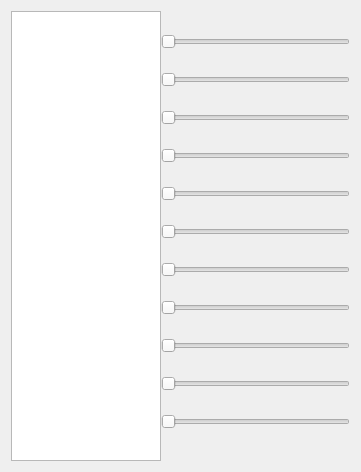
<?xml version="1.0" encoding="UTF-8"?>
<ui version="4.0">
 <class>Dialog</class>
 <widget class="QDialog" name="Dialog">
  <property name="geometry">
   <rect>
    <x>0</x>
    <y>0</y>
    <width>361</width>
    <height>472</height>
   </rect>
  </property>
  <property name="windowTitle">
   <string>Dialog</string>
  </property>
  <layout class="QHBoxLayout" name="horizontalLayout_2">
   <item>
    <layout class="QHBoxLayout" name="horizontalLayout">
     <property name="spacing">
      <number>0</number>
     </property>
     <property name="leftMargin">
      <number>0</number>
     </property>
     <property name="rightMargin">
      <number>0</number>
     </property>
     <item>
      <widget class="QGraphicsView" name="graphicsView">
       <property name="minimumSize">
        <size>
         <width>150</width>
         <height>450</height>
        </size>
       </property>
       <property name="maximumSize">
        <size>
         <width>150</width>
         <height>450</height>
        </size>
       </property>
      </widget>
     </item>
     <item>
      <layout class="QVBoxLayout" name="verticalLayout_2">
       <property name="rightMargin">
        <number>0</number>
       </property>
       <item>
        <widget class="QSlider" name="EqualizerSlider2">
         <property name="orientation">
          <enum>Qt::Horizontal</enum>
         </property>
        </widget>
       </item>
       <item>
        <widget class="QSlider" name="EqualizerSlider1">
         <property name="orientation">
          <enum>Qt::Horizontal</enum>
         </property>
        </widget>
       </item>
       <item>
        <widget class="QSlider" name="EqualizerSlider3">
         <property name="orientation">
          <enum>Qt::Horizontal</enum>
         </property>
        </widget>
       </item>
       <item>
        <widget class="QSlider" name="EqualizerSlider4">
         <property name="orientation">
          <enum>Qt::Horizontal</enum>
         </property>
        </widget>
       </item>
       <item>
        <widget class="QSlider" name="EqualizerSlider5">
         <property name="orientation">
          <enum>Qt::Horizontal</enum>
         </property>
        </widget>
       </item>
       <item>
        <widget class="QSlider" name="EqualizerSlider6">
         <property name="orientation">
          <enum>Qt::Horizontal</enum>
         </property>
        </widget>
       </item>
       <item>
        <widget class="QSlider" name="EqualizerSlider7">
         <property name="orientation">
          <enum>Qt::Horizontal</enum>
         </property>
        </widget>
       </item>
       <item>
        <widget class="QSlider" name="EqualizerSlider8">
         <property name="orientation">
          <enum>Qt::Horizontal</enum>
         </property>
        </widget>
       </item>
       <item>
        <widget class="QSlider" name="EqualizerSlider9">
         <property name="orientation">
          <enum>Qt::Horizontal</enum>
         </property>
        </widget>
       </item>
       <item>
        <widget class="QSlider" name="EqualizerSlider10">
         <property name="orientation">
          <enum>Qt::Horizontal</enum>
         </property>
        </widget>
       </item>
       <item>
        <widget class="QSlider" name="EqualizerSlider11">
         <property name="orientation">
          <enum>Qt::Horizontal</enum>
         </property>
        </widget>
       </item>
      </layout>
     </item>
    </layout>
   </item>
  </layout>
 </widget>
 <resources/>
 <connections/>
</ui>
